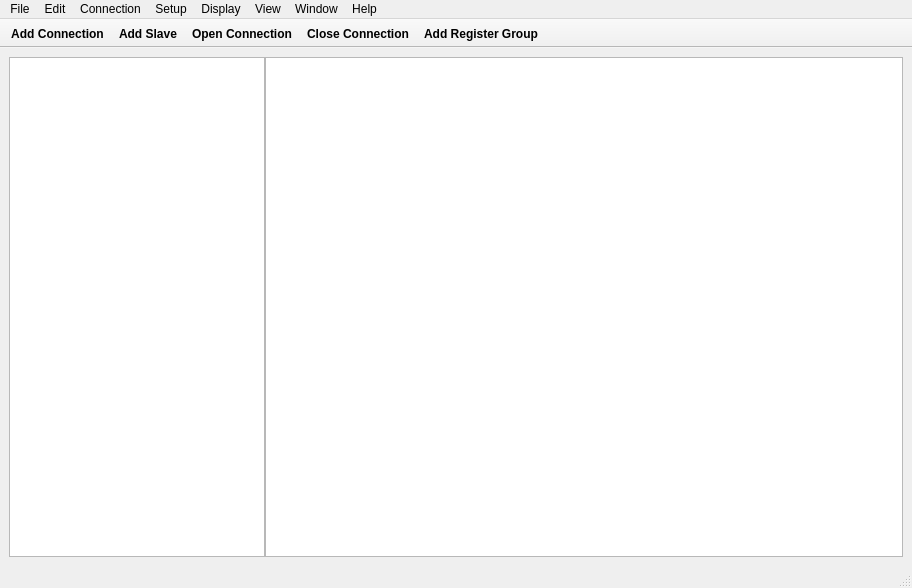
<?xml version="1.0" encoding="UTF-8"?>
<ui version="4.0">
 <class>MainWindow</class>
 <widget class="QMainWindow" name="MainWindow">
  <property name="geometry">
   <rect>
    <x>0</x>
    <y>0</y>
    <width>912</width>
    <height>588</height>
   </rect>
  </property>
  <property name="sizePolicy">
   <sizepolicy hsizetype="Preferred" vsizetype="Preferred">
    <horstretch>0</horstretch>
    <verstretch>0</verstretch>
   </sizepolicy>
  </property>
  <property name="baseSize">
   <size>
    <width>0</width>
    <height>0</height>
   </size>
  </property>
  <property name="font">
   <font>
    <family>Yu Gothic UI</family>
   </font>
  </property>
  <property name="windowTitle">
   <string>MainWindow</string>
  </property>
  <property name="iconSize">
   <size>
    <width>24</width>
    <height>24</height>
   </size>
  </property>
  <property name="toolButtonStyle">
   <enum>Qt::ToolButtonIconOnly</enum>
  </property>
  <property name="animated">
   <bool>true</bool>
  </property>
  <property name="tabShape">
   <enum>QTabWidget::Rounded</enum>
  </property>
  <property name="dockNestingEnabled">
   <bool>false</bool>
  </property>
  <widget class="QWidget" name="centralwidget">
   <property name="sizePolicy">
    <sizepolicy hsizetype="Expanding" vsizetype="Expanding">
     <horstretch>0</horstretch>
     <verstretch>0</verstretch>
    </sizepolicy>
   </property>
   <property name="baseSize">
    <size>
     <width>0</width>
     <height>0</height>
    </size>
   </property>
   <layout class="QVBoxLayout" name="verticalLayout_3">
    <item>
     <widget class="QSplitter" name="splitter">
      <property name="sizePolicy">
       <sizepolicy hsizetype="Expanding" vsizetype="Preferred">
        <horstretch>0</horstretch>
        <verstretch>0</verstretch>
       </sizepolicy>
      </property>
      <property name="baseSize">
       <size>
        <width>0</width>
        <height>0</height>
       </size>
      </property>
      <property name="palette">
       <palette>
        <active>
         <colorrole role="Shadow">
          <brush brushstyle="SolidPattern">
           <color alpha="255">
            <red>255</red>
            <green>255</green>
            <blue>255</blue>
           </color>
          </brush>
         </colorrole>
        </active>
        <inactive>
         <colorrole role="Shadow">
          <brush brushstyle="SolidPattern">
           <color alpha="255">
            <red>255</red>
            <green>255</green>
            <blue>255</blue>
           </color>
          </brush>
         </colorrole>
        </inactive>
        <disabled>
         <colorrole role="Shadow">
          <brush brushstyle="SolidPattern">
           <color alpha="255">
            <red>255</red>
            <green>255</green>
            <blue>255</blue>
           </color>
          </brush>
         </colorrole>
        </disabled>
       </palette>
      </property>
      <property name="lineWidth">
       <number>0</number>
      </property>
      <property name="orientation">
       <enum>Qt::Horizontal</enum>
      </property>
      <property name="opaqueResize">
       <bool>true</bool>
      </property>
      <property name="handleWidth">
       <number>0</number>
      </property>
      <widget class="QTreeView" name="treeView">
       <property name="minimumSize">
        <size>
         <width>100</width>
         <height>0</height>
        </size>
       </property>
       <property name="palette">
        <palette>
         <active>
          <colorrole role="Shadow">
           <brush brushstyle="SolidPattern">
            <color alpha="255">
             <red>255</red>
             <green>255</green>
             <blue>255</blue>
            </color>
           </brush>
          </colorrole>
         </active>
         <inactive>
          <colorrole role="Shadow">
           <brush brushstyle="SolidPattern">
            <color alpha="255">
             <red>255</red>
             <green>255</green>
             <blue>255</blue>
            </color>
           </brush>
          </colorrole>
         </inactive>
         <disabled>
          <colorrole role="Shadow">
           <brush brushstyle="SolidPattern">
            <color alpha="255">
             <red>255</red>
             <green>255</green>
             <blue>255</blue>
            </color>
           </brush>
          </colorrole>
         </disabled>
        </palette>
       </property>
       <property name="lineWidth">
        <number>0</number>
       </property>
       <property name="editTriggers">
        <set>QAbstractItemView::EditKeyPressed</set>
       </property>
      </widget>
      <widget class="QTableView" name="tableView">
       <property name="sizePolicy">
        <sizepolicy hsizetype="Maximum" vsizetype="Expanding">
         <horstretch>60</horstretch>
         <verstretch>0</verstretch>
        </sizepolicy>
       </property>
       <property name="minimumSize">
        <size>
         <width>0</width>
         <height>0</height>
        </size>
       </property>
       <property name="palette">
        <palette>
         <active>
          <colorrole role="Shadow">
           <brush brushstyle="SolidPattern">
            <color alpha="255">
             <red>255</red>
             <green>255</green>
             <blue>255</blue>
            </color>
           </brush>
          </colorrole>
         </active>
         <inactive>
          <colorrole role="Shadow">
           <brush brushstyle="SolidPattern">
            <color alpha="255">
             <red>255</red>
             <green>255</green>
             <blue>255</blue>
            </color>
           </brush>
          </colorrole>
         </inactive>
         <disabled>
          <colorrole role="Shadow">
           <brush brushstyle="SolidPattern">
            <color alpha="255">
             <red>255</red>
             <green>255</green>
             <blue>255</blue>
            </color>
           </brush>
          </colorrole>
         </disabled>
        </palette>
       </property>
       <property name="sortingEnabled">
        <bool>true</bool>
       </property>
       <attribute name="verticalHeaderStretchLastSection">
        <bool>true</bool>
       </attribute>
      </widget>
     </widget>
    </item>
   </layout>
  </widget>
  <widget class="QStatusBar" name="statusbar"/>
  <widget class="QMenuBar" name="menubar">
   <property name="geometry">
    <rect>
     <x>0</x>
     <y>0</y>
     <width>912</width>
     <height>26</height>
    </rect>
   </property>
   <widget class="QMenu" name="menuFile">
    <property name="title">
     <string>File</string>
    </property>
    <addaction name="actionNew"/>
    <addaction name="actionOpen"/>
    <addaction name="actionClose"/>
    <addaction name="actionSave"/>
    <addaction name="actionSave_As"/>
    <addaction name="separator"/>
    <addaction name="actionOpen_Workspace"/>
   </widget>
   <widget class="QMenu" name="menuEdit">
    <property name="geometry">
     <rect>
      <x>59</x>
      <y>-1154</y>
      <width>159</width>
      <height>54</height>
     </rect>
    </property>
    <property name="title">
     <string>Edit</string>
    </property>
   </widget>
   <widget class="QMenu" name="menuConnection">
    <property name="title">
     <string>Connection</string>
    </property>
    <addaction name="actionDisconnect"/>
   </widget>
   <widget class="QMenu" name="menuSetup">
    <property name="title">
     <string>Setup</string>
    </property>
   </widget>
   <widget class="QMenu" name="menuDisplay">
    <property name="title">
     <string>Display</string>
    </property>
   </widget>
   <widget class="QMenu" name="menuView">
    <property name="title">
     <string>View</string>
    </property>
   </widget>
   <widget class="QMenu" name="menuWindow">
    <property name="title">
     <string>Window</string>
    </property>
   </widget>
   <widget class="QMenu" name="menuHelp">
    <property name="title">
     <string>Help</string>
    </property>
   </widget>
   <addaction name="menuFile"/>
   <addaction name="menuEdit"/>
   <addaction name="menuConnection"/>
   <addaction name="menuSetup"/>
   <addaction name="menuDisplay"/>
   <addaction name="menuView"/>
   <addaction name="menuWindow"/>
   <addaction name="menuHelp"/>
  </widget>
  <widget class="QToolBar" name="toolBar">
   <property name="palette">
    <palette>
     <active>
      <colorrole role="Shadow">
       <brush brushstyle="SolidPattern">
        <color alpha="255">
         <red>255</red>
         <green>255</green>
         <blue>255</blue>
        </color>
       </brush>
      </colorrole>
     </active>
     <inactive>
      <colorrole role="Shadow">
       <brush brushstyle="SolidPattern">
        <color alpha="255">
         <red>255</red>
         <green>255</green>
         <blue>255</blue>
        </color>
       </brush>
      </colorrole>
     </inactive>
     <disabled>
      <colorrole role="Shadow">
       <brush brushstyle="SolidPattern">
        <color alpha="255">
         <red>255</red>
         <green>255</green>
         <blue>255</blue>
        </color>
       </brush>
      </colorrole>
     </disabled>
    </palette>
   </property>
   <property name="font">
    <font>
     <family>Yu Gothic UI</family>
     <weight>75</weight>
     <italic>false</italic>
     <bold>true</bold>
     <strikeout>false</strikeout>
    </font>
   </property>
   <property name="focusPolicy">
    <enum>Qt::NoFocus</enum>
   </property>
   <property name="windowTitle">
    <string>toolBar</string>
   </property>
   <property name="movable">
    <bool>false</bool>
   </property>
   <property name="iconSize">
    <size>
     <width>50</width>
     <height>50</height>
    </size>
   </property>
   <property name="toolButtonStyle">
    <enum>Qt::ToolButtonTextUnderIcon</enum>
   </property>
   <property name="floatable">
    <bool>false</bool>
   </property>
   <attribute name="toolBarArea">
    <enum>TopToolBarArea</enum>
   </attribute>
   <attribute name="toolBarBreak">
    <bool>false</bool>
   </attribute>
   <addaction name="actionConnect"/>
   <addaction name="actionAddSlave"/>
   <addaction name="actionOpenConnect"/>
   <addaction name="actionCloseConnect"/>
   <addaction name="actionAddRegisterGroup"/>
  </widget>
  <action name="actionAddSlave">
   <property name="icon">
    <iconset resource="../assets/resources.qrc">
     <normaloff>:/icons/icons/add_slave.svg</normaloff>:/icons/icons/add_slave.svg</iconset>
   </property>
   <property name="text">
    <string>Add Slave</string>
   </property>
   <property name="font">
    <font>
     <pointsize>9</pointsize>
     <weight>75</weight>
     <bold>true</bold>
    </font>
   </property>
  </action>
  <action name="actionNew">
   <property name="text">
    <string>New</string>
   </property>
   <property name="font">
    <font>
     <family>Segoe UI</family>
    </font>
   </property>
  </action>
  <action name="actionOpen">
   <property name="text">
    <string>Open...</string>
   </property>
  </action>
  <action name="actionClose">
   <property name="text">
    <string>Close</string>
   </property>
  </action>
  <action name="actionSave">
   <property name="text">
    <string>Save</string>
   </property>
  </action>
  <action name="actionSave_As">
   <property name="text">
    <string>Save As...</string>
   </property>
  </action>
  <action name="actionOpen_Workspace">
   <property name="text">
    <string>Open Workspace</string>
   </property>
  </action>
  <action name="actionDisconnect">
   <property name="text">
    <string>Disconnect</string>
   </property>
  </action>
  <action name="actionConnect">
   <property name="icon">
    <iconset resource="../assets/resources.qrc">
     <normaloff>:/icons/icons/connect.svg</normaloff>:/icons/icons/connect.svg</iconset>
   </property>
   <property name="text">
    <string>Add Connection</string>
   </property>
   <property name="font">
    <font>
     <weight>75</weight>
     <bold>true</bold>
    </font>
   </property>
  </action>
  <action name="actionOpenConnect">
   <property name="icon">
    <iconset resource="../assets/resources.qrc">
     <normaloff>:/icons/icons/open_connect.svg</normaloff>:/icons/icons/open_connect.svg</iconset>
   </property>
   <property name="text">
    <string>Open Connection</string>
   </property>
   <property name="font">
    <font>
     <weight>75</weight>
     <bold>true</bold>
    </font>
   </property>
  </action>
  <action name="actionCloseConnect">
   <property name="icon">
    <iconset resource="../assets/resources.qrc">
     <normaloff>:/icons/icons/close_connect.svg</normaloff>:/icons/icons/close_connect.svg</iconset>
   </property>
   <property name="text">
    <string>Close Connection</string>
   </property>
  </action>
  <action name="actionAddRegisterGroup">
   <property name="icon">
    <iconset resource="../assets/resources.qrc">
     <normaloff>:/icons/icons/add_register_group.svg</normaloff>:/icons/icons/add_register_group.svg</iconset>
   </property>
   <property name="text">
    <string>Add Register Group</string>
   </property>
  </action>
 </widget>
 <resources>
  <include location="../assets/resources.qrc"/>
 </resources>
 <connections/>
</ui>
